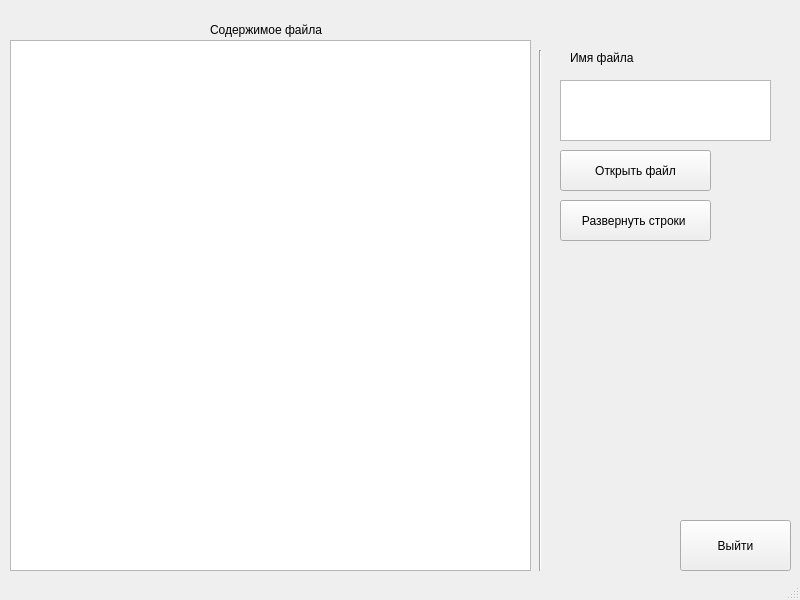
<?xml version="1.0" encoding="UTF-8"?>
<ui version="4.0">
 <class>MainWindow</class>
 <widget class="QMainWindow" name="MainWindow">
  <property name="geometry">
   <rect>
    <x>0</x>
    <y>0</y>
    <width>800</width>
    <height>600</height>
   </rect>
  </property>
  <property name="windowTitle">
   <string>MainWindow</string>
  </property>
  <widget class="QWidget" name="centralwidget">
   <widget class="QTextEdit" name="fileNameEdit">
    <property name="geometry">
     <rect>
      <x>560</x>
      <y>80</y>
      <width>211</width>
      <height>61</height>
     </rect>
    </property>
   </widget>
   <widget class="QPushButton" name="exitButton">
    <property name="geometry">
     <rect>
      <x>680</x>
      <y>520</y>
      <width>111</width>
      <height>51</height>
     </rect>
    </property>
    <property name="text">
     <string>Выйти</string>
    </property>
   </widget>
   <widget class="QPushButton" name="reverseButton">
    <property name="geometry">
     <rect>
      <x>560</x>
      <y>200</y>
      <width>151</width>
      <height>41</height>
     </rect>
    </property>
    <property name="text">
     <string>Развернуть строки </string>
    </property>
   </widget>
   <widget class="QLabel" name="lablefile">
    <property name="geometry">
     <rect>
      <x>210</x>
      <y>20</y>
      <width>171</width>
      <height>20</height>
     </rect>
    </property>
    <property name="text">
     <string>Содержимое файла</string>
    </property>
   </widget>
   <widget class="Line" name="line">
    <property name="geometry">
     <rect>
      <x>520</x>
      <y>50</y>
      <width>41</width>
      <height>521</height>
     </rect>
    </property>
    <property name="orientation">
     <enum>Qt::Vertical</enum>
    </property>
   </widget>
   <widget class="QLabel" name="label">
    <property name="geometry">
     <rect>
      <x>570</x>
      <y>50</y>
      <width>71</width>
      <height>16</height>
     </rect>
    </property>
    <property name="text">
     <string>Имя файла</string>
    </property>
   </widget>
   <widget class="QPushButton" name="openButton_2">
    <property name="geometry">
     <rect>
      <x>560</x>
      <y>150</y>
      <width>151</width>
      <height>41</height>
     </rect>
    </property>
    <property name="text">
     <string>Открыть файл</string>
    </property>
   </widget>
   <widget class="QListWidget" name="listWidgetFile">
    <property name="geometry">
     <rect>
      <x>10</x>
      <y>40</y>
      <width>521</width>
      <height>531</height>
     </rect>
    </property>
   </widget>
  </widget>
  <widget class="QStatusBar" name="statusbar"/>
 </widget>
 <resources/>
 <connections/>
</ui>
